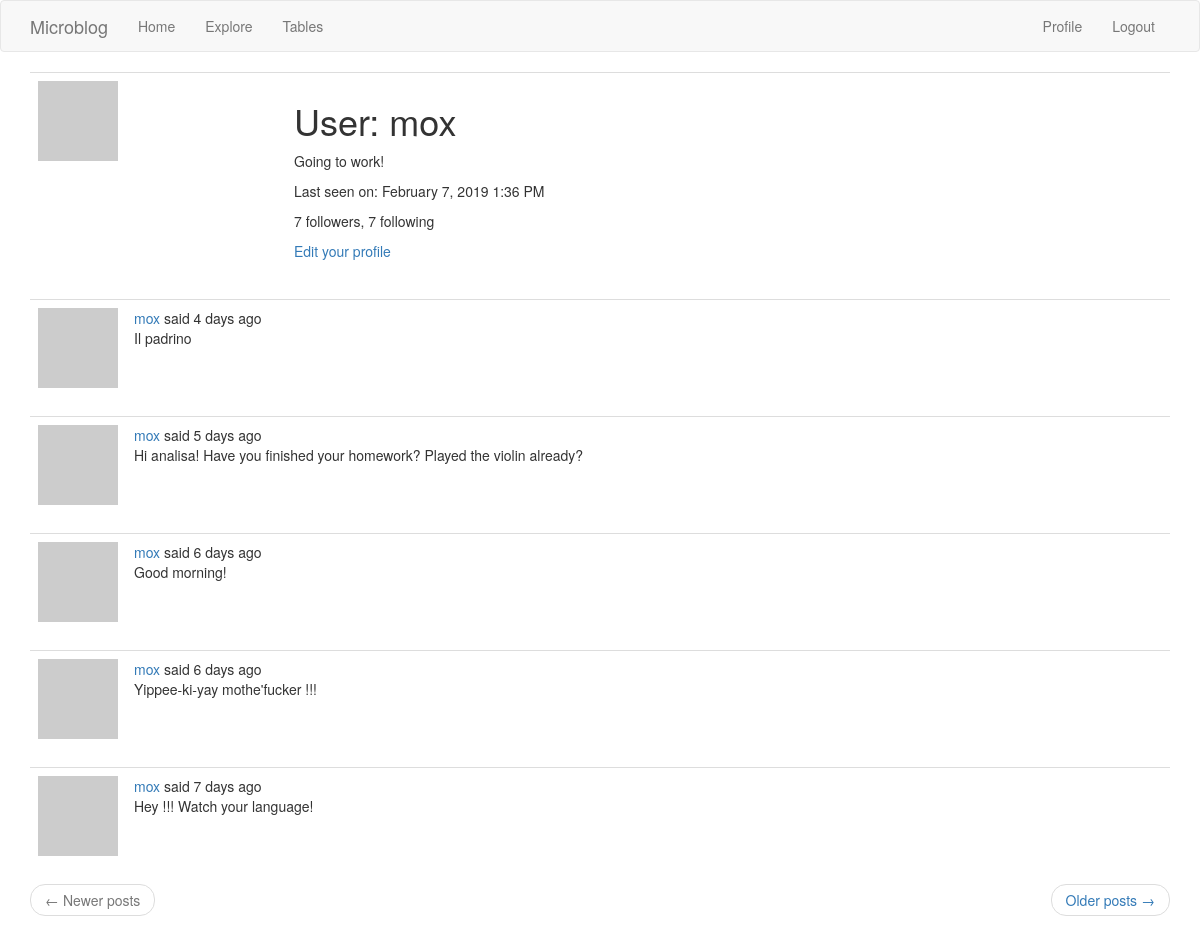
Screenshot of /user/mox (signed in) with the database file from the repository.
### app/models.py (models this page shows, shortened)
class User(UserMixin, db.Model):
    id = db.Column(db.Integer, primary_key=True)
    username = db.Column(db.String(60), index=True, unique=True)
    email = db.Column(db.String(120), index=True, unique=True)
    password_hash = db.Column(db.String(128))
    about_me = db.Column(db.String(140))
    last_seen = db.Column(db.DateTime, default=datetime.utcnow)
    posts = db.relationship('Post', backref='author', lazy='dynamic')
    followed = db.relationship('User', secondary=followers,
                               primaryjoin=(followers.c.follower_id == id),
                               secondaryjoin=(followers.c.followed_id == id),
                               backref=db.backref('followers', lazy='dynamic'),
                               lazy='dynamic')
    def avatar(self, size):
        digest = md5(self.email.lower().encode('utf-8')).hexdigest()
        return f'https://www.gravatar.com/avatar/{digest}?d=monsterid&s={size}'

class SearchableMixin(object):
    @classmethod
    def before_commit(cls, session):
        session._changes = {
            'add': list(session.new),
            'update': list(session.dirty),
            'delete': list(session.deleted)
        }
    @classmethod
    def after_commit(cls, session):
        for obj in session._changes['add']:
            if isinstance(obj, SearchableMixin):
                add_to_index(obj.__tablename__.obj)
        for obj in session._changes['update']:
            if isinstance(obj, SearchableMixin):
                add_to_index(obj.__tablename__, obj)
        for obj in session._changes['delete']:
            if isinstance(obj, SearchableMixin):
                remove_from_index(obj.__tablename__, obj)
        session._changes = None

class Post(SearchableMixin, db.Model):
    __searchable__ = ['body']
    id = db.Column(db.Integer, primary_key=True)
    body = db.Column(db.String(140))
    timestamp = db.Column(db.DateTime, index=True, default=datetime.utcnow)
    language = db.Column(db.String(5))                             # the source language for posts
    user_id = db.Column(db.Integer, db.ForeignKey('user.id'))

### app/routes.py (the view)
@app.route('/user/<username>')
@login_required
def user(username):
    user = User.query.filter_by(username=username).first_or_404()
    page = request.args.get('page', 1, type=int)
    posts = user.posts.order_by(Post.timestamp.desc()).paginate(
        page, app.config['POSTS_PER_PAGE'], False)
    next_url = url_for('user', username=user.username, page=posts.next_num) \
        if posts.has_next else None
    prev_url = url_for('user', username=user.username, page=posts.prev_num) \
        if posts.has_prev else None
    return render_template('user.html', user=user, posts=posts.items,
                           next_url=next_url, prev_url=prev_url)

### app/models.py (called while the page is built)
@login.user_loader
def load_user(id):
    return User.query.get(int(id))

### app/routes.py (called while the page is built)
@app.before_request
def before_request():
    if current_user.is_authenticated:
        current_user.last_seen = datetime.utcnow()
        db.session.commit()
    g.locale = str(get_locale())

### app/templates/user.html
{% extends "base.html" %}
{% block app_content %}
    <table class="table table-hover">
        <tr>
            <td width="256px"><img src="{{ user.avatar(256) }}"></td>
            <td>
                <h1>{{ _('User') }}: {{ user.username }}</h1>
                {% if user.about_me %}<p>{{ user.about_me }}</p>{% endif %}
                {% if user.last_seen %}
                <p>{{ _('Last seen on') }}: {{ moment(user.last_seen).format('LLL') }}</p>
                {% endif %}
                <p>{{ _('%(count)d followers', count=user.followers.count()) }}, {{ _('%(count)d following', count=user.followed.count()) }}</p>
                {% if user == current_user %}
                <p><a href="{{ url_for('edit_profile') }}">{{ _('Edit your profile') }}</a></p>
                {% elif not current_user.is_following(user) %}
                <p><a href="{{ url_for('follow', username=user.username) }}">{{ _('Follow') }}</a></p>
                {% else %}
                <p><a href="{{ url_for('unfollow', username=user.username) }}">{{ _('Unfollow') }}</a></p>
                {% endif %}
            </td>
        </tr>
    </table>
    {% for post in posts %}
        {% include '_post.html' %}
    {% endfor %}
    <nav aria-label="...">
        <ul class="pager">
            <li class="previous{% if not prev_url %} disabled{% endif %}">
                <a href="{{ prev_url or '#' }}">
                    <span aria-hidden="true">&larr;</span> {{ _('Newer posts') }}
                </a>
            </li>
            <li class="next{% if not next_url %} disabled{% endif %}">
                <a href="{{ next_url or '#' }}">
                    {{ _('Older posts') }} <span aria-hidden="true">&rarr;</span>
                </a>
            </li>
        </ul>
    </nav>
{% endblock %}

### app/templates/_post.html (shortened to what this page needs)
<table class="table table-hover">
        <tr>
            <td width="70px">
                <a href="{{ url_for('user', username=post.author.username) }}">
                    <img src="{{ post.author.avatar(70) }}" />
                </a>
            </td>
            <td>
                {{ _('%(username)s said %(when)s',
                    username=user_link, when=moment(post.timestamp).fromNow()) }}
                <br>
                <span id="post{{ post.id }}">{{ post.body }}</span>
                <br>
            </td>
        </tr>
</table>

### rows the page displays
User: username "mox", about_me "Going to work!", last_seen "February 7, 2019 1:36 PM"
Post: body "Il padrino"
Post: body "Hi analisa! Have you finished your homework? Played the violin already?"
Post: body "Good morning!"
Post: body "Yippee-ki-yay mothe'fucker !!!"
Post: body "Hey !!! Watch your language!"
